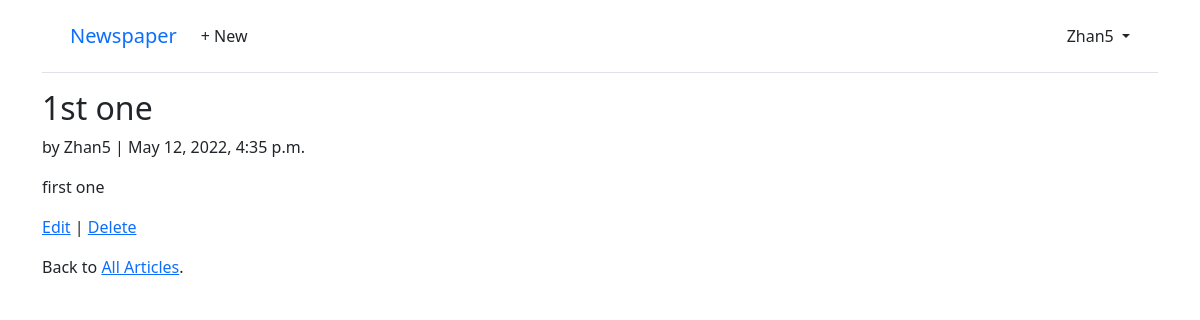
/articles/1/ (signed in), run on the app's committed database.
### users/models.py (models this page shows)
class CustomUser(AbstractUser):
    age = models.PositiveIntegerField(null=True, blank=True)

### articles/models.py (models this page shows, shortened)
class Article(models.Model):
    title = models.CharField(max_length=255)
    body = models.TextField()
    date = models.DateTimeField(auto_now_add=True)
    author = models.ForeignKey(
        get_user_model(),
        on_delete=models.CASCADE,
    )

### articles/views.py (the view)
# urls.py: path('<int:pk>/', ArticleDetailView.as_view(), name='article_detail'), # new
class ArticleDetailView(LoginRequiredMixin, DetailView):  # new
    model = Article
    template_name = "article_detail.html"
    login_url = 'login' # new

### templates/article_detail.html
{% extends "base.html" %}
{% block content %}
<div class="article-entry">
  <h2>{{ object.title }}</h2>
  <p>by {{ object.author }} | {{ object.date }}</p>
  <p>{{ object.body }}</p>
</div>
<p><a href="{% url 'article_edit' article.pk %}">Edit</a> |
  <a href="{% url 'article_delete' article.pk %}">Delete</a></p>
<p>Back to <a href="{% url 'article_list' %}">All Articles</a>.</p>
{% endblock content %}

### templates/base.html (shortened to what this page needs)
<!DOCTYPE html>
<html>
<head>
  <link href="https://cdn.jsdelivr.net/npm/bootstrap@5.1.3/dist/css/bootstrap.min.css" rel="stylesheet">
</head>
<body>
  <div class="container">
    <header class="p-3 mb-3 border-bottom">
      <div class="container">
        <div class="d-flex flex-wrap align-items-center justify-content-center
          justify-content-lg-start">
          <a class="navbar-brand" href="{% url 'home' %}">Newspaper</a>
          <ul class="nav col-12 col-lg-auto me-lg-auto mb-2 justify-content-center
            mb-md-0">
          {% if user.is_authenticated %}
            <li><a href="{% url 'article_new' %}" class="nav-link px-2 link-dark">+ New</a></li>
          </ul>
          <div class="dropdown text-end">
            <a href="#" class="d-block link-dark text-decoration-none dropdown-toggle"
              id="dropdownUser1" data-bs-toggle="dropdown" aria-expanded="false">
              {{ user.username }}
            </a>
          </div>
          {% else %}
          </ul>
          <div class="text-end">
            <a href="{% url 'login' %}" class="btn btn-outline-primary me-2">Log In</a>
            <a href="{% url 'signup' %}" class="btn btn-primary">Sign Up</a>
          </div>
          {% endif %}
        </div>
      </div>
    </header>
    <main>
      {% block content %}
      {% endblock content %}
    </main>
  </div>
</body>
</html>

### data on the page
CustomUser: username "Zhan5"
Article: title "1st one", author "Zhan5", date "May 12, 2022, 4:35 p.m.", body "first one"
